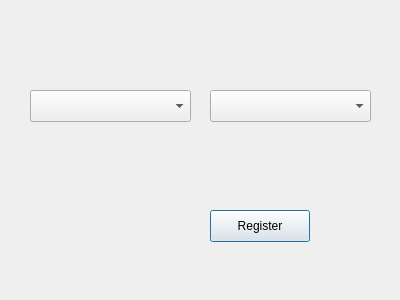
<?xml version="1.0" encoding="UTF-8"?>
<ui version="4.0">
 <class>registerDialog</class>
 <widget class="QDialog" name="registerDialog">
  <property name="geometry">
   <rect>
    <x>0</x>
    <y>0</y>
    <width>400</width>
    <height>300</height>
   </rect>
  </property>
  <property name="windowTitle">
   <string>Dialog</string>
  </property>
  <widget class="QComboBox" name="studentcombo">
   <property name="geometry">
    <rect>
     <x>30</x>
     <y>90</y>
     <width>161</width>
     <height>32</height>
    </rect>
   </property>
  </widget>
  <widget class="QComboBox" name="coursecombo">
   <property name="geometry">
    <rect>
     <x>210</x>
     <y>90</y>
     <width>161</width>
     <height>32</height>
    </rect>
   </property>
  </widget>
  <widget class="QPushButton" name="registerButton">
   <property name="geometry">
    <rect>
     <x>210</x>
     <y>210</y>
     <width>100</width>
     <height>32</height>
    </rect>
   </property>
   <property name="text">
    <string>Register</string>
   </property>
  </widget>
 </widget>
 <resources/>
 <connections/>
</ui>
